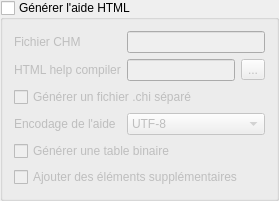
           <widget class="QGroupBox" name="groupBox_generateHtmlhelp">
            <property name="toolTip">
             <string>Si coché, génère une aide HTML
avec 3 fichiers index.hhp, index.hhc
et index.hhk. Ces fichiers formeront
une aide avec un fichier .chm.
Par défaut : non coché</string>
            </property>
            <property name="statusTip">
             <string>GENERATE_HTMLHELP</string>
            </property>
            <property name="title">
             <string>Générer l'aide HTML</string>
            </property>
            <property name="checkable">
             <bool>true</bool>
            </property>
            <property name="checked">
             <bool>false</bool>
            </property>
            <layout class="QFormLayout" name="formLayout_11">
             <item row="0" column="0">
              <widget class="QLabel" name="label_chmFile">
               <property name="toolTip">
                <string>Permet de spécifier le nom du
fichier .chm de sortie.</string>
               </property>
               <property name="statusTip">
                <string>CHM_FILE</string>
               </property>
               <property name="text">
                <string>Fichier CHM</string>
               </property>
              </widget>
             </item>
             <item row="0" column="1">
              <widget class="QLineEdit" name="lineEdit_chmFile">
               <property name="statusTip">
                <string>CHM_FILE</string>
               </property>
              </widget>
             </item>
             <item row="1" column="1">
              <layout class="QHBoxLayout" name="horizontalLayout_15">
               <item>
                <widget class="QLineEdit" name="lineEdit_hhcLocation">
                 <property name="statusTip">
                  <string>HHC_LOCATION</string>
                 </property>
                </widget>
               </item>
               <item>
                <widget class="QToolButton" name="toolButton_hhcLocation">
                 <property name="statusTip">
                  <string>HHC_LOCATION</string>
                 </property>
                 <property name="text">
                  <string>...</string>
                 </property>
                </widget>
               </item>
              </layout>
             </item>
             <item row="3" column="0" colspan="2">
              <widget class="QCheckBox" name="checkBox_generateChi">
               <property name="toolTip">
                <string>Si coché, génère un fichier .chi en
dehors du fichier .chm.
Par défaut : non coché</string>
               </property>
               <property name="statusTip">
                <string>GENERATE_CHI</string>
               </property>
               <property name="text">
                <string>Générer un fichier .chi séparé</string>
               </property>
              </widget>
             </item>
             <item row="4" column="0">
              <widget class="QLabel" name="label_chmIndexEncoding">
               <property name="toolTip">
                <string>Permet de spécifier l'encodage de
l'aide HTML.</string>
               </property>
               <property name="statusTip">
                <string>CHM_INDEX_ENCODING</string>
               </property>
               <property name="text">
                <string>Encodage de l'aide</string>
               </property>
              </widget>
             </item>
             <item row="4" column="1">
              <widget class="QComboBox" name="comboBox_chmIndexEncoding">
               <property name="statusTip">
                <string>CHM_INDEX_ENCODING</string>
               </property>
               <item>
                <property name="text">
                 <string>UTF-8</string>
                </property>
               </item>
               <item>
                <property name="text">
                 <string>UTF-16</string>
                </property>
               </item>
               <item>
                <property name="text">
                 <string>UTF-32</string>
                </property>
               </item>
               <item>
                <property name="text">
                 <string>ASCII</string>
                </property>
               </item>
              </widget>
             </item>
             <item row="6" column="0" colspan="2">
              <widget class="QCheckBox" name="checkBox_binaryToc">
               <property name="toolTip">
                <string>Si coché, génère une table binaire
pour l'aide HTML. Permet en plus
d'avoir des liens suivant et
précédent.
Par défaut : non coché</string>
               </property>
               <property name="statusTip">
                <string>BINARY_TOC</string>
               </property>
               <property name="text">
                <string>Générer une table binaire</string>
               </property>
              </widget>
             </item>
             <item row="7" column="0" colspan="2">
              <widget class="QCheckBox" name="checkBox_tocExpand">
               <property name="toolTip">
                <string>Si coché, ajoute des éléments
supplémentaires à l'aide HTML.
Par défaut : non coché</string>
               </property>
               <property name="statusTip">
                <string>TOC_EXPAND</string>
               </property>
               <property name="text">
                <string>Ajouter des éléments supplémentaires</string>
               </property>
              </widget>
             </item>
             <item row="1" column="0">
              <widget class="QLabel" name="label_qhcLocation">
               <property name="toolTip">
                <string>Permet de spécifier la localisation
du compilateur de l'aide HTML.</string>
               </property>
               <property name="statusTip">
                <string>HHC_LOCATION</string>
               </property>
               <property name="text">
                <string>HTML help compiler</string>
               </property>
              </widget>
             </item>
            </layout>
           </widget>
